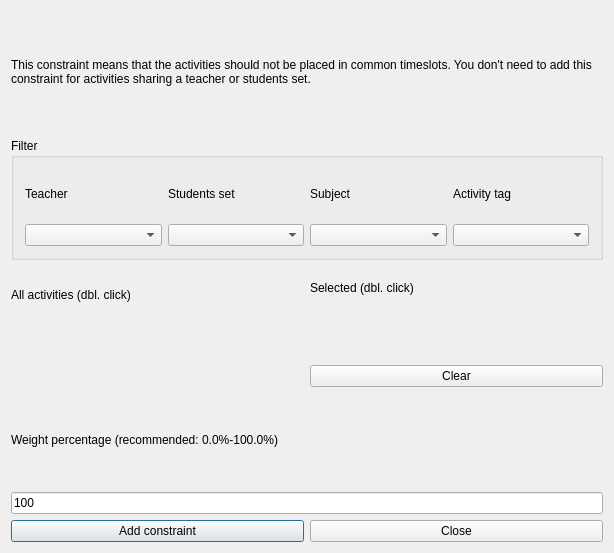
<?xml version="1.0" encoding="UTF-8"?>
<ui version="4.0">
 <class>AddConstraintActivitiesNotOverlappingForm_template</class>
 <widget class="QDialog" name="AddConstraintActivitiesNotOverlappingForm_template">
  <property name="geometry">
   <rect>
    <x>0</x>
    <y>0</y>
    <width>614</width>
    <height>553</height>
   </rect>
  </property>
  <property name="windowTitle">
   <string extracomment="This is the title of the dialog to add a new constraint of this type"> Add activities not overlapping</string>
  </property>
  <layout class="QGridLayout">
   <item row="4" column="0" colspan="2">
    <layout class="QHBoxLayout">
     <item>
      <widget class="QPushButton" name="addConstraintPushButton">
       <property name="text">
        <string>Add constraint</string>
       </property>
      </widget>
     </item>
     <item>
      <widget class="QPushButton" name="closePushButton">
       <property name="text">
        <string>Close</string>
       </property>
      </widget>
     </item>
    </layout>
   </item>
   <item row="3" column="0" colspan="2">
    <layout class="QVBoxLayout">
     <item>
      <widget class="QLabel" name="weightTextLabel">
       <property name="frameShape">
        <enum>QFrame::NoFrame</enum>
       </property>
       <property name="frameShadow">
        <enum>QFrame::Plain</enum>
       </property>
       <property name="text">
        <string>Weight percentage (recommended: 0.0%-100.0%)</string>
       </property>
       <property name="wordWrap">
        <bool>false</bool>
       </property>
      </widget>
     </item>
     <item>
      <widget class="QLineEdit" name="weightLineEdit">
       <property name="text">
        <string>100</string>
       </property>
      </widget>
     </item>
    </layout>
   </item>
   <item row="0" column="0" colspan="2">
    <widget class="QLabel" name="textLabel1">
     <property name="sizePolicy">
      <sizepolicy hsizetype="Minimum" vsizetype="Minimum">
       <horstretch>0</horstretch>
       <verstretch>0</verstretch>
      </sizepolicy>
     </property>
     <property name="text">
      <string>This constraint means that the activities should not be placed in common timeslots. You don't need to add this constraint for activities sharing a teacher or students set.</string>
     </property>
     <property name="wordWrap">
      <bool>true</bool>
     </property>
    </widget>
   </item>
   <item row="2" column="0">
    <layout class="QVBoxLayout">
     <item>
      <widget class="QLabel" name="activitiesTextLabel">
       <property name="frameShape">
        <enum>QFrame::NoFrame</enum>
       </property>
       <property name="frameShadow">
        <enum>QFrame::Plain</enum>
       </property>
       <property name="text">
        <string>All activities (dbl. click)</string>
       </property>
       <property name="wordWrap">
        <bool>false</bool>
       </property>
      </widget>
     </item>
     <item>
      <widget class="Q3ListBox" name="activitiesListBox">
       <item>
        <property name="text">
         <string>New Item</string>
        </property>
       </item>
      </widget>
     </item>
    </layout>
   </item>
   <item row="1" column="0" colspan="2">
    <widget class="Q3GroupBox" name="groupBox2">
     <property name="title">
      <string>Filter</string>
     </property>
     <layout class="QGridLayout">
      <item row="0" column="0">
       <layout class="QGridLayout">
        <item row="0" column="3">
         <widget class="QLabel" name="activityTagsTextLabel">
          <property name="text">
           <string>Activity tag</string>
          </property>
          <property name="wordWrap">
           <bool>false</bool>
          </property>
         </widget>
        </item>
        <item row="1" column="1">
         <widget class="QComboBox" name="studentsComboBox"/>
        </item>
        <item row="1" column="3">
         <widget class="QComboBox" name="activityTagsComboBox"/>
        </item>
        <item row="0" column="1">
         <widget class="QLabel" name="studentsTextLabel">
          <property name="text">
           <string>Students set</string>
          </property>
          <property name="wordWrap">
           <bool>false</bool>
          </property>
         </widget>
        </item>
        <item row="1" column="2">
         <widget class="QComboBox" name="subjectsComboBox"/>
        </item>
        <item row="0" column="2">
         <widget class="QLabel" name="subjectsTextLabel">
          <property name="text">
           <string>Subject</string>
          </property>
          <property name="wordWrap">
           <bool>false</bool>
          </property>
         </widget>
        </item>
        <item row="1" column="0">
         <widget class="QComboBox" name="teachersComboBox"/>
        </item>
        <item row="0" column="0">
         <widget class="QLabel" name="teachersTextLabel">
          <property name="text">
           <string>Teacher</string>
          </property>
          <property name="wordWrap">
           <bool>false</bool>
          </property>
         </widget>
        </item>
       </layout>
      </item>
     </layout>
    </widget>
   </item>
   <item row="2" column="1">
    <layout class="QVBoxLayout">
     <item>
      <widget class="QLabel" name="notOverlappingActivitiesTextLabel">
       <property name="frameShape">
        <enum>QFrame::NoFrame</enum>
       </property>
       <property name="frameShadow">
        <enum>QFrame::Plain</enum>
       </property>
       <property name="text">
        <string>Selected (dbl. click)</string>
       </property>
       <property name="wordWrap">
        <bool>false</bool>
       </property>
      </widget>
     </item>
     <item>
      <widget class="Q3ListBox" name="notOverlappingActivitiesListBox">
       <item>
        <property name="text">
         <string>New Item</string>
        </property>
       </item>
      </widget>
     </item>
     <item>
      <widget class="QPushButton" name="clearPushButton">
       <property name="text">
        <string>Clear</string>
       </property>
      </widget>
     </item>
    </layout>
   </item>
  </layout>
 </widget>
 <layoutdefault spacing="6" margin="11"/>
 <customwidgets>
  <customwidget>
   <class>Q3GroupBox</class>
   <extends>QGroupBox</extends>
   <header>Qt3Support/Q3GroupBox</header>
   <container>1</container>
  </customwidget>
  <customwidget>
   <class>Q3Frame</class>
   <extends>QFrame</extends>
   <header>Qt3Support/Q3Frame</header>
   <container>1</container>
  </customwidget>
  <customwidget>
   <class>Q3ListBox</class>
   <extends>Q3Frame</extends>
   <header>q3listbox.h</header>
  </customwidget>
 </customwidgets>
 <tabstops>
  <tabstop>teachersComboBox</tabstop>
  <tabstop>studentsComboBox</tabstop>
  <tabstop>subjectsComboBox</tabstop>
  <tabstop>activityTagsComboBox</tabstop>
  <tabstop>activitiesListBox</tabstop>
  <tabstop>notOverlappingActivitiesListBox</tabstop>
  <tabstop>weightLineEdit</tabstop>
  <tabstop>addConstraintPushButton</tabstop>
  <tabstop>closePushButton</tabstop>
  <tabstop>clearPushButton</tabstop>
 </tabstops>
 <resources/>
 <connections/>
</ui>
